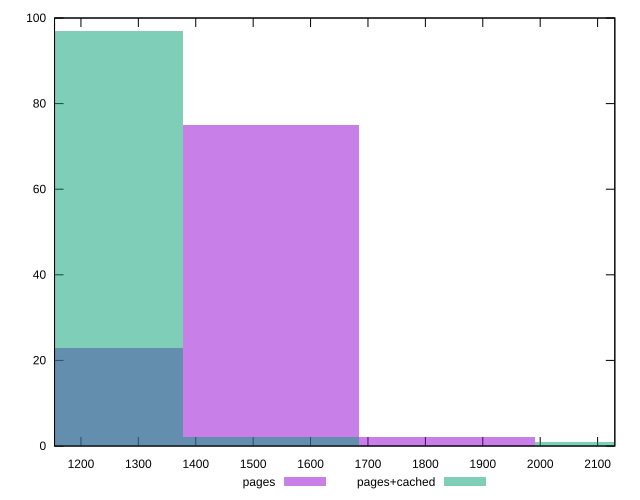

gnuplot code for this plot:
reset

$pages <<EOF
1837.8171568598896 2
1531.5142973832415 75
1225.2114379065931 23
EOF

$pagesCached <<EOF
2144.120016336538 1
1531.5142973832415 2
1225.2114379065931 97
EOF

set key outside below
set boxwidth 306.3028594766483
set xrange [1154:2130]
set yrange [0:100]
set trange [0:100]
set style fill transparent solid 0.5 noborder
set terminal svg size 640, 500 enhanced background rgb 'white'
set output "report_00017_2021-02-10T15-08-03.406Z/render-blocking-resources/comparison/histogram/0_vs_1.svg"

plot $pages title "pages" with boxes, \
     $pagesCached title "pages+cached" with boxes

reset
